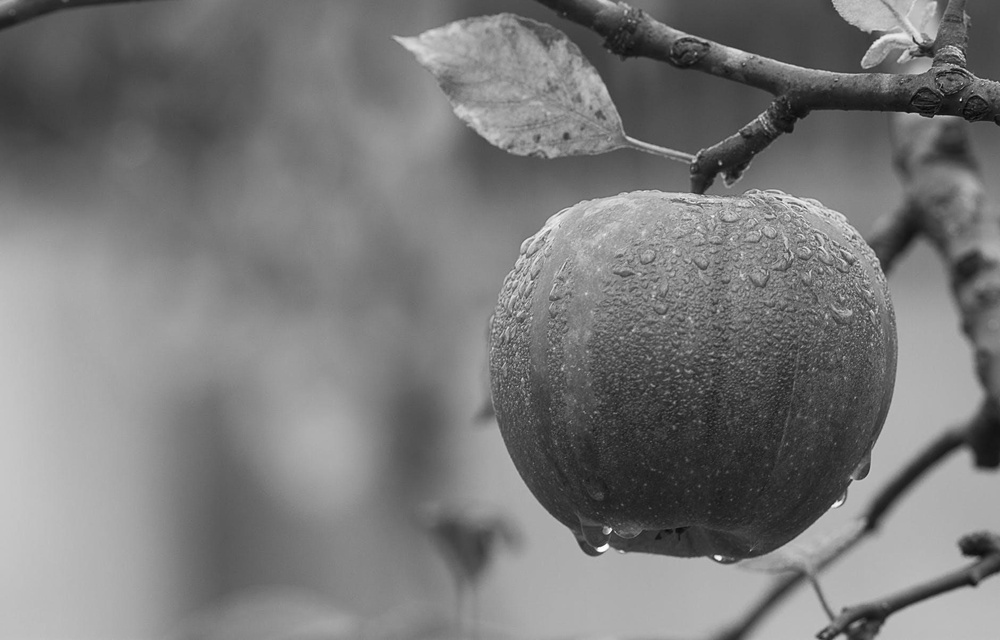
#> input picture gray.jpeg, 1000 x 640 px, shrunk from 1880 x 1204 before the run
$ jupyter execute dipt-7.ipynb
#> lines starting #> are read from the running program, lines starting #| are printed output that depends on the picture; after the words box and inside, x2 and y2 are one past the last pixel; in counts of white or black regions, pixels touching at a corner belong together; pictures that were not available may be replaced by others from this repository, and a replacement may not be noted
[cell 1]
import numpy as np
import cv2
import matplotlib.pyplot as plt

# Read the gray image using imread
gray = cv2.imread('gray.jpeg', cv2.IMREAD_GRAYSCALE)  # Replace 'image_path.jpg' with the actual path
#> gray is the input picture: shape (640, 1000); min 1, max 255, mean 121.2

# Read the color image using imread
img_c = cv2.imread('rose.jpg')  # Replace 'image_path.jpg' with the actual path
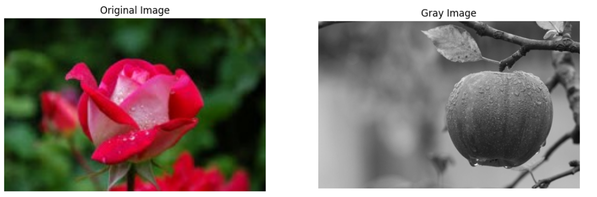
#> input picture image-1.png, 597 x 197 px, shrunk from 1122 x 371 before the run, given in place of rose.jpg, which was not available
#> img_c is the input picture: shape (197, 597, 3); mean B, G, R 120.1, 125.1, 136.7

# Convert the color from BGR to RGB
img_c = cv2.cvtColor(img_c, cv2.COLOR_BGR2RGB)

# Convert the gray image to RGB (this step is optional if you want to visualize the gray image in an RGB plot)
gray_rgb = cv2.cvtColor(gray, cv2.COLOR_GRAY2RGB)

# Apply Gaussian blur
gray_blurred = cv2.GaussianBlur(gray, (3, 3), 0)

# Display original and grayscale images
plt.figure(figsize=(13, 13))
plt.subplot(1, 2, 1)
plt.imshow(img_c)
plt.title("Original Image")
plt.axis("off")
plt.subplot(1, 2, 2)
plt.imshow(gray_blurred, cmap='gray')
plt.title("Gray Image")
plt.axis("off")
plt.show()
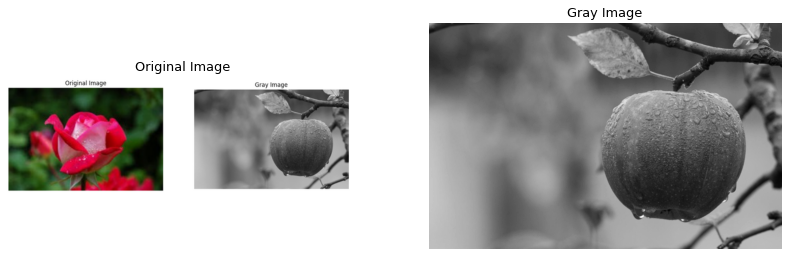
#> figure drawn by matplotlib, 2 panels

# Apply Canny edge detection
canny = cv2.Canny(gray_blurred, 120, 150)
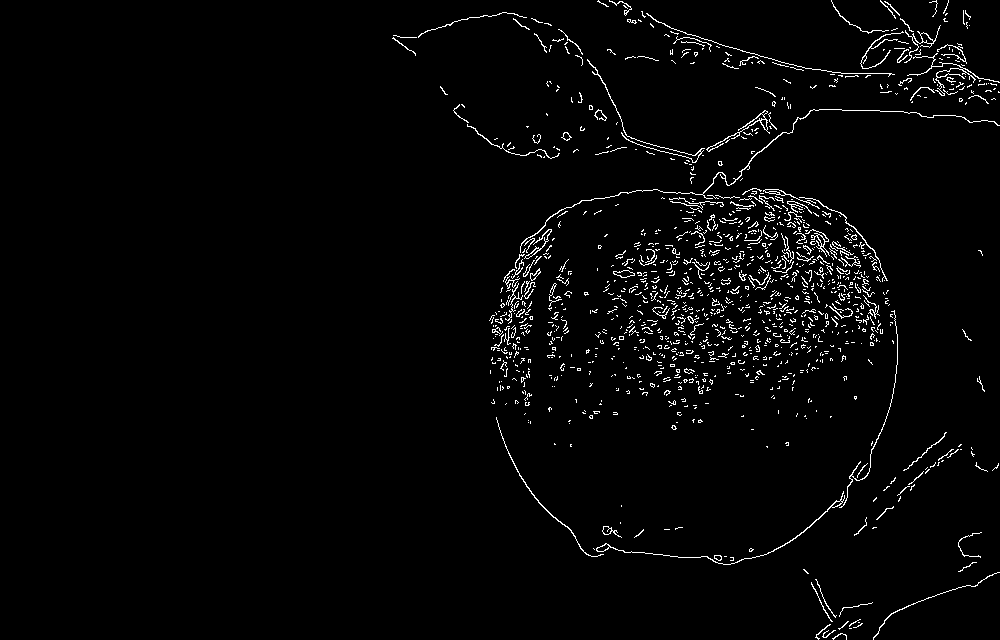
#> canny: shape (640, 1000); 2.4% white in thin lines or dots, all inside (x1, y1, x2, y2) = (392, 0, 1000, 640)

# Display the Canny edge detector result
plt.imshow(canny, cmap='gray')
plt.title("Canny Edge Detector")
plt.axis("off")
plt.show()

# Apply Hough Lines to detect lines in the Canny image
lines = cv2.HoughLinesP(canny, 1, np.pi/180, threshold=80, minLineLength=50, maxLineGap=250)
#> lines = 25 rows, first 6: [497, 348, 945, 10], [525, 484, 962, 47], [446, 24, 999, 92], [520, 246, 970, 17], [624, 14, 975, 121], [477, 133, 883, 273]

# Draw the detected lines on the color image
if lines is not None:
    for line in lines:
        x1, y1, x2, y2 = line[0]
        cv2.line(img_c, (x1, y1), (x2, y2), (255, 0, 0), 3)
#> this loop made 25 passes
#> (x1, y1, x2, y2) on passes 1 to 12: (497, 348, 945, 10), (525, 484, 962, 47), (446, 24, 999, 92), (520, 246, 970, 17), (624, 14, 975, 121), (477, 133, 883, 273), (520, 248, 965, 11), (607, 49, 897, 339), (526, 486, 961, 51), (522, 16, 838, 635), (571, 100, 916, 112), (497, 389, 904, 22)
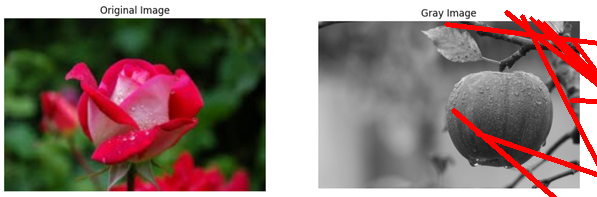
#> img_c: shape (197, 597, 3); mean R, G, B 141.4, 120.5, 115.4

# Display the result image with lines
plt.imshow(img_c)
plt.title("Result Image with Detected Lines")
plt.axis("off")
plt.show()
